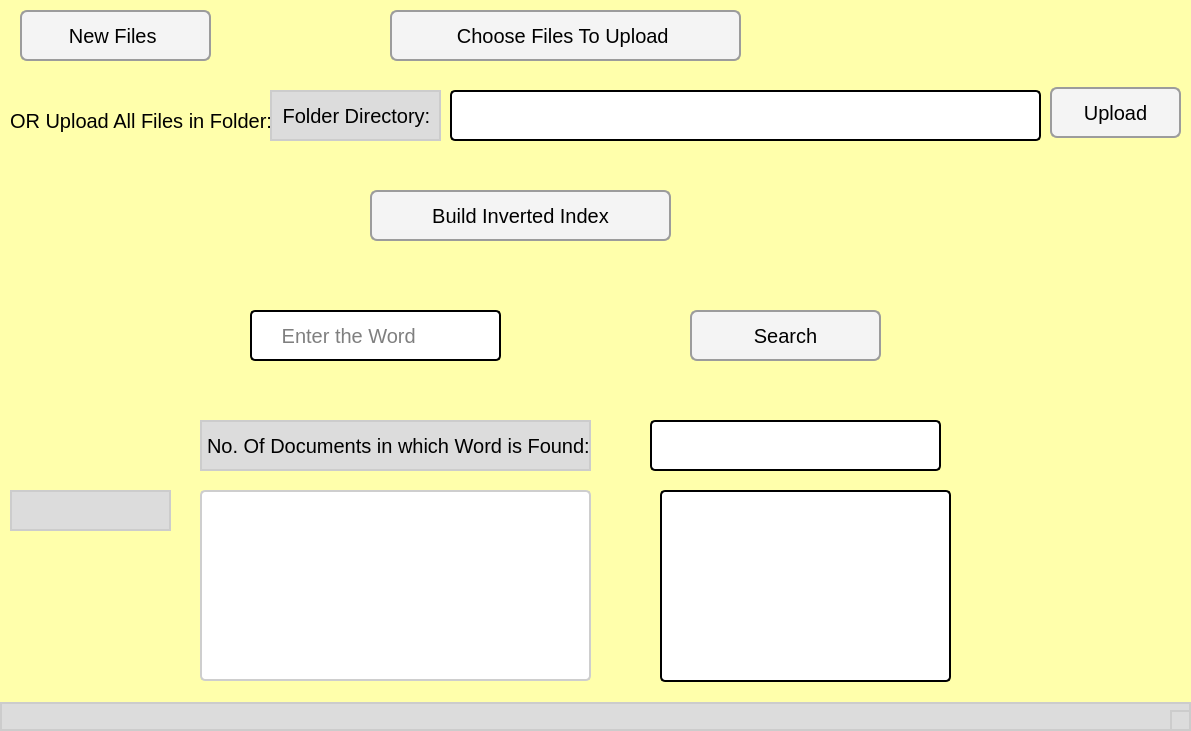
<?xml version="1.0" encoding="UTF-8"?>
<ui version="4.0">
 <class>MainWindow</class>
 <widget class="QMainWindow" name="MainWindow">
  <property name="geometry">
   <rect>
    <x>0</x>
    <y>0</y>
    <width>1191</width>
    <height>731</height>
   </rect>
  </property>
  <property name="windowTitle">
   <string>Inverted Index</string>
  </property>
  <property name="styleSheet">
   <string notr="true">background-color:rgb(255, 255, 171)</string>
  </property>
  <widget class="QWidget" name="centralwidget">
   <widget class="QLabel" name="label">
    <property name="geometry">
     <rect>
      <x>270</x>
      <y>90</y>
      <width>171</width>
      <height>51</height>
     </rect>
    </property>
    <property name="styleSheet">
     <string notr="true">font: 20px;
border:2px solid;
border-color:rgb(204, 204, 204);
background-color:rgb(220, 220, 220)</string>
    </property>
    <property name="text">
     <string> Folder Directory:</string>
    </property>
   </widget>
   <widget class="QPushButton" name="UploadpushButton">
    <property name="geometry">
     <rect>
      <x>370</x>
      <y>190</y>
      <width>301</width>
      <height>51</height>
     </rect>
    </property>
    <property name="styleSheet">
     <string notr="true">font:20px;
background-color:rgb(244, 244, 244);
border-radius: 7px ;
border:2px solid;
border-color:rgb(156, 156, 156);
</string>
    </property>
    <property name="text">
     <string>Build Inverted Index</string>
    </property>
   </widget>
   <widget class="QPushButton" name="SearchpushButton">
    <property name="geometry">
     <rect>
      <x>690</x>
      <y>310</y>
      <width>191</width>
      <height>51</height>
     </rect>
    </property>
    <property name="styleSheet">
     <string notr="true">font:20px;
background-color:rgb(244, 244, 244);
border-radius: 7px ;
border:2px solid;
border-color:rgb(156, 156, 156);
</string>
    </property>
    <property name="text">
     <string>Search</string>
    </property>
   </widget>
   <widget class="QLineEdit" name="enterwordsearch">
    <property name="geometry">
     <rect>
      <x>250</x>
      <y>310</y>
      <width>251</width>
      <height>51</height>
     </rect>
    </property>
    <property name="styleSheet">
     <string notr="true">background-color:rgb(255, 255, 255);
border-radius:5px;
border:2px solid;
font:20px;</string>
    </property>
    <property name="placeholderText">
     <string>     Enter the Word</string>
    </property>
   </widget>
   <widget class="QLabel" name="label_2">
    <property name="geometry">
     <rect>
      <x>200</x>
      <y>420</y>
      <width>391</width>
      <height>51</height>
     </rect>
    </property>
    <property name="styleSheet">
     <string notr="true">font: 20px;
border:2px solid;
border-color:rgb(204, 204, 204);
background-color:rgb(220, 220, 220)</string>
    </property>
    <property name="text">
     <string>No. Of Documents in which Word is Found:</string>
    </property>
   </widget>
   <widget class="QLabel" name="label_3">
    <property name="geometry">
     <rect>
      <x>650</x>
      <y>420</y>
      <width>291</width>
      <height>51</height>
     </rect>
    </property>
    <property name="styleSheet">
     <string notr="true">background-color:rgb(255, 255, 255);
border-radius:5px;
border:2px solid;
font:20px;</string>
    </property>
    <property name="text">
     <string/>
    </property>
   </widget>
   <widget class="QListWidget" name="listWidget">
    <property name="geometry">
     <rect>
      <x>660</x>
      <y>490</y>
      <width>291</width>
      <height>192</height>
     </rect>
    </property>
    <property name="styleSheet">
     <string notr="true">background-color:rgb(255, 255, 255);
border-radius:5px;
border:2px solid;
font:20px;</string>
    </property>
   </widget>
   <widget class="QTextEdit" name="textEdit">
    <property name="geometry">
     <rect>
      <x>200</x>
      <y>490</y>
      <width>391</width>
      <height>191</height>
     </rect>
    </property>
    <property name="styleSheet">
     <string notr="true">background-color:rgb(255, 255, 255);
border-radius:5px;
border:2px solid;
border-color:rgb(206, 206, 206);
font:20px;</string>
    </property>
   </widget>
   <widget class="QLabel" name="filetextname">
    <property name="geometry">
     <rect>
      <x>10</x>
      <y>490</y>
      <width>161</width>
      <height>41</height>
     </rect>
    </property>
    <property name="styleSheet">
     <string notr="true">font: 20px;
border:2px solid;
border-color:rgb(204, 204, 204);
background-color:rgb(220, 220, 220)</string>
    </property>
    <property name="text">
     <string/>
    </property>
   </widget>
   <widget class="QPushButton" name="pushButton">
    <property name="geometry">
     <rect>
      <x>390</x>
      <y>10</y>
      <width>351</width>
      <height>51</height>
     </rect>
    </property>
    <property name="styleSheet">
     <string notr="true">font:20px;
background-color:rgb(244, 244, 244);
border-radius: 7px ;
border:2px solid;
border-color:rgb(156, 156, 156);
</string>
    </property>
    <property name="text">
     <string>Choose Files To Upload </string>
    </property>
   </widget>
   <widget class="QPushButton" name="pushButton_2">
    <property name="geometry">
     <rect>
      <x>20</x>
      <y>10</y>
      <width>191</width>
      <height>51</height>
     </rect>
    </property>
    <property name="styleSheet">
     <string notr="true">font:20px;
background-color:rgb(244, 244, 244);
border-radius: 7px ;
border:2px solid;
border-color:rgb(156, 156, 156);</string>
    </property>
    <property name="text">
     <string>New Files </string>
    </property>
   </widget>
   <widget class="QLabel" name="label_4">
    <property name="geometry">
     <rect>
      <x>10</x>
      <y>100</y>
      <width>281</width>
      <height>41</height>
     </rect>
    </property>
    <property name="styleSheet">
     <string notr="true">font:20px;</string>
    </property>
    <property name="text">
     <string>OR Upload All Files in Folder:</string>
    </property>
   </widget>
   <widget class="QLineEdit" name="lineEdit">
    <property name="geometry">
     <rect>
      <x>450</x>
      <y>90</y>
      <width>591</width>
      <height>51</height>
     </rect>
    </property>
    <property name="styleSheet">
     <string notr="true">background-color:rgb(255, 255, 255);
border-radius:5px;
border:2px solid;
font:20px;</string>
    </property>
   </widget>
   <widget class="QPushButton" name="pushButton_3">
    <property name="geometry">
     <rect>
      <x>1050</x>
      <y>87</y>
      <width>131</width>
      <height>51</height>
     </rect>
    </property>
    <property name="styleSheet">
     <string notr="true">font:20px;
background-color:rgb(244, 244, 244);
border-radius: 7px ;
border:2px solid;
border-color:rgb(156, 156, 156);
</string>
    </property>
    <property name="text">
     <string>Upload</string>
    </property>
   </widget>
   <zorder>UploadpushButton</zorder>
   <zorder>SearchpushButton</zorder>
   <zorder>enterwordsearch</zorder>
   <zorder>label_2</zorder>
   <zorder>label_3</zorder>
   <zorder>listWidget</zorder>
   <zorder>textEdit</zorder>
   <zorder>filetextname</zorder>
   <zorder>pushButton</zorder>
   <zorder>pushButton_2</zorder>
   <zorder>label_4</zorder>
   <zorder>label</zorder>
   <zorder>lineEdit</zorder>
   <zorder>pushButton_3</zorder>
  </widget>
  <widget class="QStatusBar" name="statusbar">
   <property name="enabled">
    <bool>true</bool>
   </property>
   <property name="autoFillBackground">
    <bool>false</bool>
   </property>
   <property name="styleSheet">
    <string notr="true">font: 20px;
border:2px solid;
border-color:rgb(204, 204, 204);
background-color:rgb(220, 220, 220)</string>
   </property>
  </widget>
 </widget>
 <resources/>
 <connections/>
 <slots>
  <slot>slot1()</slot>
 </slots>
</ui>
